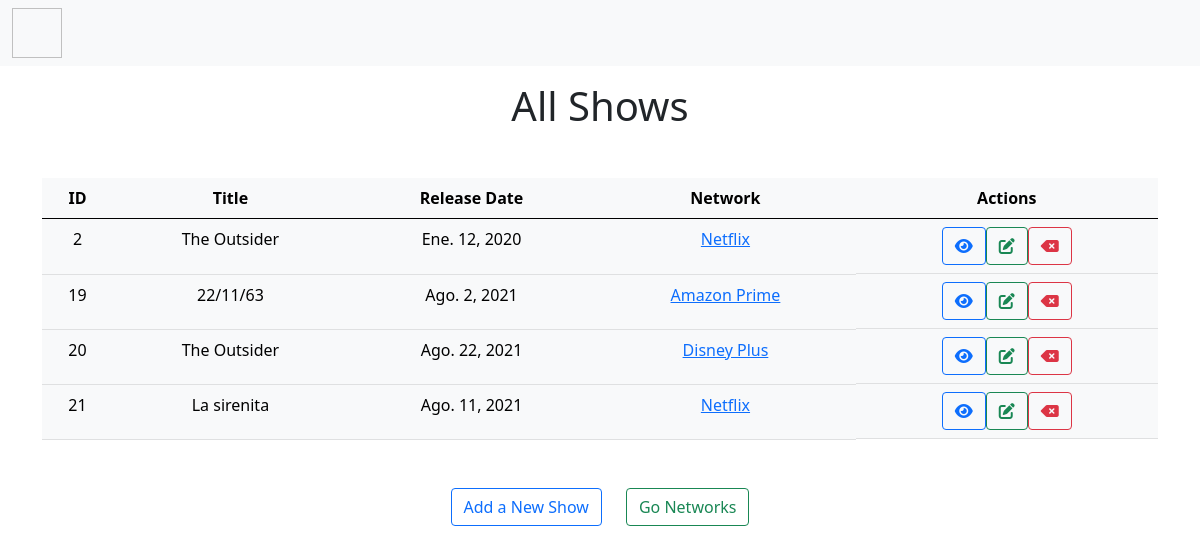
The app's page /shows (signed in), older data.
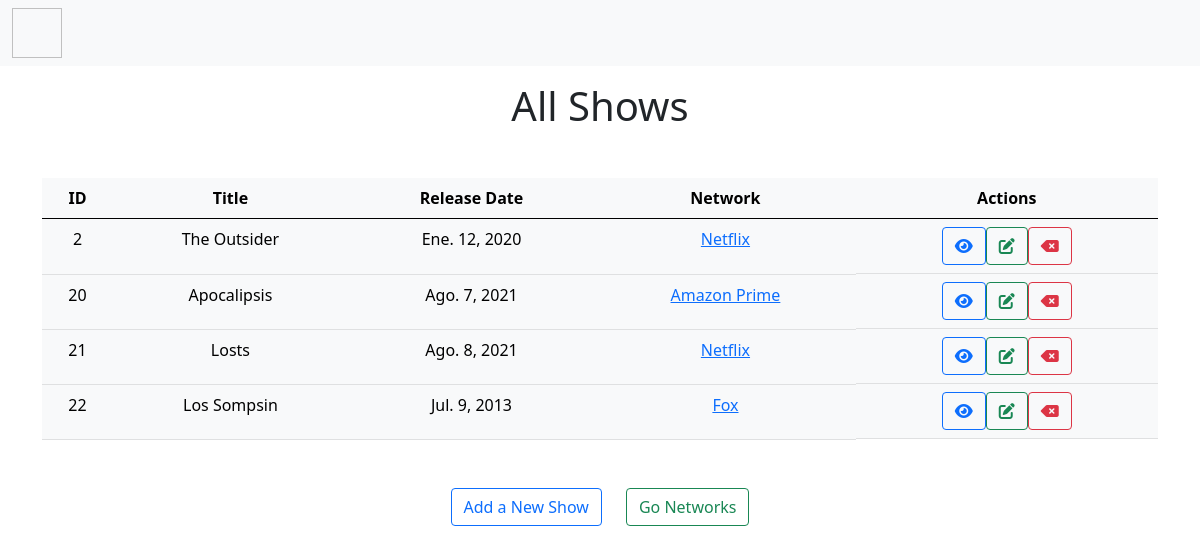
The same page, newer data.
### shows/models.py (models this page shows, shortened)
class Shows(models.Model):
    title = models.CharField(max_length=255, unique=True)
    release_date = models.DateField(("%Y-%m-%d"), auto_now=False, auto_now_add=False)
    network = models.ForeignKey(Tv, related_name = "shows", on_delete= models.CASCADE)
    created_at = models.DateTimeField(auto_now_add=True)
    updated_at = models.DateTimeField(auto_now=True)
    desc = models.CharField(max_length=255)
    objects = ShowsManager()

class Tv(models.Model):
    name = models.CharField(max_length=255)
    created_at = models.DateTimeField(auto_now_add=True)
    updated_at = models.DateTimeField(auto_now=True)

### shows/decorators.py (the view)
    def wrapper(request, *args, **kwargs):
        if 'user' not in request.session:
            return redirect('/register')
        resp = func(request, *args, **kwargs)
        return resp

### shows/views.py (called while the page is built)
@login_required
def shows(request): # Ok
    channel = Tv.objects.all()
    show = Shows.objects.all()
    user = request.session['user']
    context = {
        "channel": channel,
        "show": show,
        "user": user
    }
    return render(request, 'shows.html', context)

### shows/templates/shows.html
{% extends 'base.html' %}
{% block content %}
            <div class='row align-items-center text-center'>
                <div class='col-12'>
                    <h1 class='fs-1 my-3'>All Shows</h1>
                    <table class="table table-light table-hover my-5 text-center">
                        <thead>
                            <tr>
                            <th scope="col">ID</th>
                            <th scope="col">Title</th>
                            <th scope="col">Release Date</th>
                            <th scope="col">Network</th>
                            <th scope="col">Actions</th>
                            </tr>
                        </thead>
                        <tbody class="overflow-scroll">
                            {% for show in show %}
                            <tr>
                            <td>{{show.id}}</td>
                            <td>{{show.title}}</td>
                            <td>{{show.release_date}}</td>
                            <td><a href="/network/{{show.network.id}}">{{show.network.name}}</td>
                            <td class="d-flex justify-content-center">
                                <div class="d-inline m-0 p-0"><a href="/shows/{{show.id}}" class="btn btn-outline-primary" title="Watch"><i class="fas fa-eye"></i></a></div>
                                <div class="d-inline m-0 p-0"><a href="/shows/{{show.id}}/edit" class="btn btn-outline-success" title="Edit"><i class="fas fa-edit"></i></a></div>
                                <div class="d-inline m-0 p-0"><a href="#" data-href="/shows/{{show.id}}/destroy" title="Destroy" class="lnk-del btn btn-outline-danger" data-title="delete" data-bs-toggle="modal" data-bs-target="#confirm-delete"><i class="fas fa-backspace"></i></a>
                            </td>
                            </tr>
                            {% endfor %}
                        </tbody>
                    </table>
                    <div class="row justify-content-center">
                        <div class="col-auto"><h5><a href="/shows/new" class="btn btn-outline-primary"> Add a New Show </a></h5></div>
                        <div class="col-auto"><a href="/network" class="btn btn-outline-success float-end"> Go Networks </a></div>
                    </div>
                </div>
            </div>
{% endblock %}

Row changes from the older to the newer data that the page shows:
removed Shows: id "19", title "22/11/63", release_date "Ago. 2, 2021", network.name "Amazon Prime"
changed Shows id 20: title "The Outsider" → "Apocalipsis"; release_date "Ago. 22, 2021" → "Ago. 7, 2021"; network.name "Disney Plus" → "Amazon Prime"
changed Shows id 21: title "La sirenita" → "Losts"; release_date "Ago. 11, 2021" → "Ago. 8, 2021"
added Shows: id "22", title "Los Sompsin", release_date "Jul. 9, 2013", network.name "Fox"
